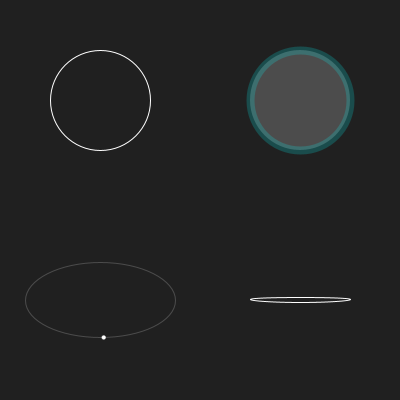
Frame 1 (no input)
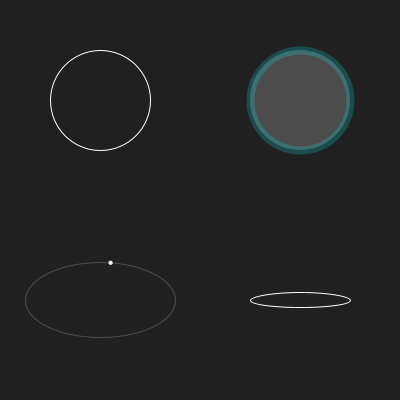
Frame 60 (the mouse pressed at the canvas centre just before this capture)
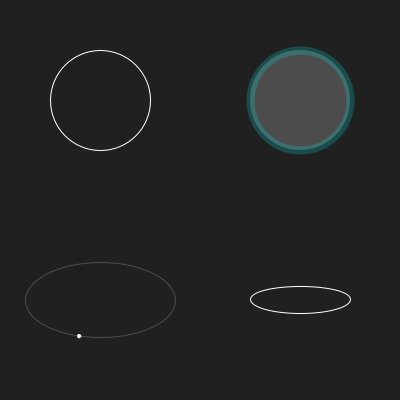
Frame 120 (the mouse held since frame 60 and released just before this capture)

The Processing sketch that drew these frames (run headless with seeded random() and noise(); from frame 60 on, the mouse is pressed at the canvas centre):

// Processing sketch: build
// ── build.pde
/* 

Formas básicas en Processing / ellipse()

-Dibuja varias circunferencias o grupos de circunferencias

José Vicente Araújo
http://dunadigital.com 
svcnt@dunadigital.com
junio 2015
Processing 2.2.1

*/

void setup() {
	size(400, 400); //tamaño de la ventana. (ancho, alto)
	

}

void draw() {
	background(#202020);
	//Ejemplo 1
	//Circunferencia sin relleno
	stroke(255); //color de línea
	strokeWeight(1); //grosor de línea
	noFill(); //sin relleno
	ellipse(width*0.25, height*0.25, 100, 100);
	//Ejemplo 2
	//línea y relleno semitransparentes, con colores distintos
	stroke(#00FFFF,50); //color de línea, transparencia
	strokeWeight(8);
	fill(255,50);
	ellipse(width*0.75, height*0.25, 100, 100);
	//Ejemplo 3
	stroke(255,50);
	strokeWeight(1);
	noFill();
	//Elipse
	ellipse(width*0.25, height*0.75, 150, 75);
	fill(255);
	//Circunferencia pequeña que gira
	ellipse(width*0.25+75*sin(frameCount*0.05), height*0.75+37.5*cos(frameCount*0.05), 4, 4);
	//Ejemplo 4
	//Circunferencia de altura variable
	//aparentememte gira en el eje X
	stroke(255);
	strokeWeight(1);
	noFill();
	ellipse(width*0.75, height*0.75, 100, 100*sin(frameCount*0.05));
}
	
